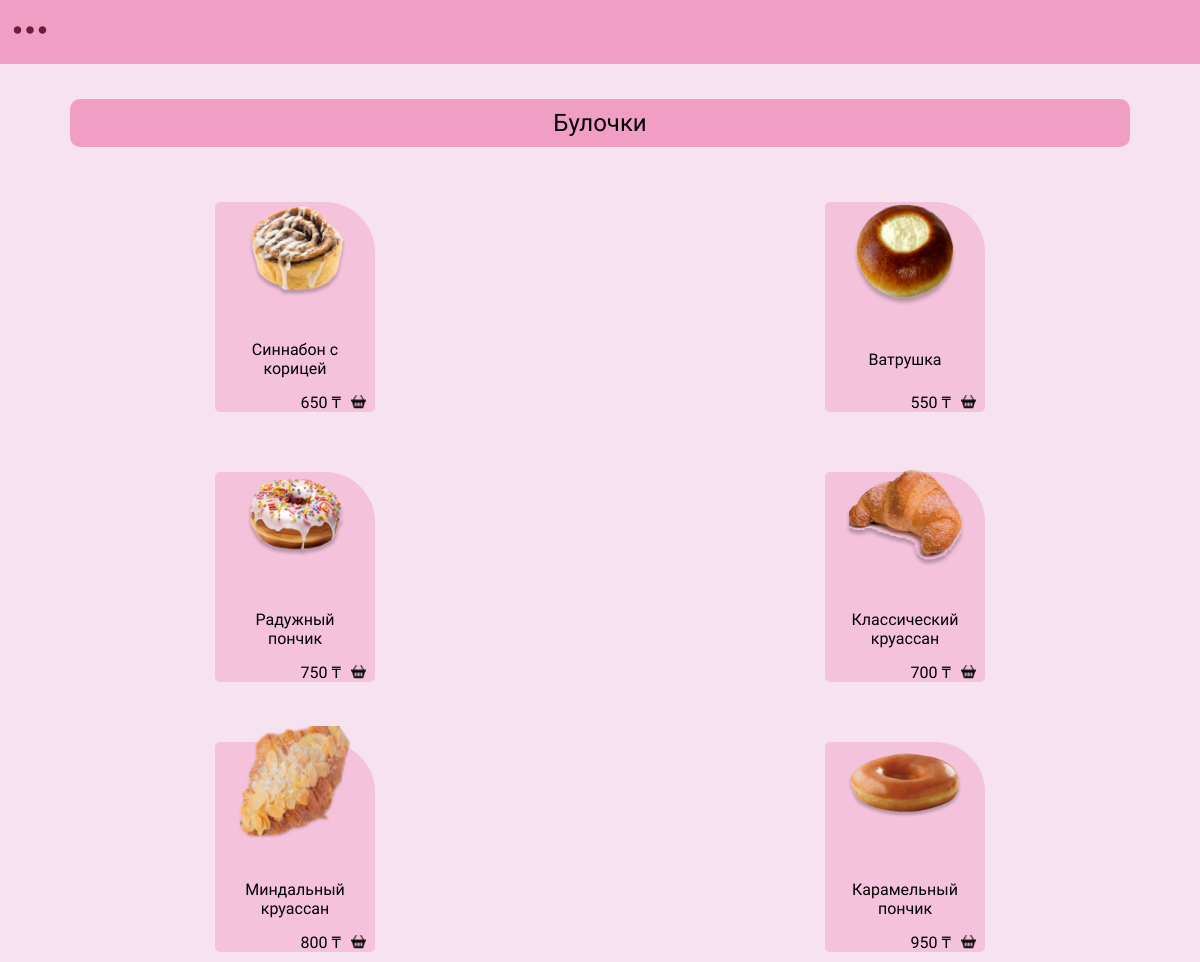
The page /category/bulochki/ on the database its author committed.
### conf_app/models.py (models this page shows, shortened)
class Category(models.Model):
    name = models.CharField("Название категории", max_length=255)
    image = models.ImageField("Изображение", upload_to="categories/images/", default="")
    slug = models.SlugField(unique=True, editable=False, blank=True)
    class Meta:
        verbose_name = "Категория"
        verbose_name_plural = "Категории"

class Product(models.Model):
    title = models.CharField("Название", max_length=255)
    image = models.ImageField("Изображение", upload_to="products/images/", default="")
    category = models.ForeignKey(Category, on_delete=models.CASCADE, verbose_name="Выберите категорию")
    price = models.IntegerField("Цена")
    added_at = models.DateTimeField("Дата и время поступления", default=datetime.now)
    class Meta:
        verbose_name = "Товар"
        verbose_name_plural = "Продукты"

### conf_app/views.py (the view)
# urls.py: path('category/<slug:slug>/', views.category_page, name='category_page'),
def category_page(request, slug):
    category = get_object_or_404(Category, slug=slug)
    products = Product.objects.filter(category=category).order_by('-added_at')
    context = {
        'category': category,
        'products': products,
    }
    return render(request, "./categories/category_page.html", context)

### conf_app/templates/categories/category_page.html (shortened to what this page needs)
{% extends 'base.html' %}
{% load static %}
{% block content %}
<section class="second-block">
    <div class="second-block__header is-pink">
        {{ category.name }}
    </div>
    <div class="container">
        <div class="category-row">
            {% for product in products %}
            <div class="category-item">
                <a href="#" class="add-to-cart" data-product-id="{{ product.id }}">
                    <img src="{{ product.image.url }}" class="category-item__img" />
                    <div class="category-item__body">
                      <span class="category-item__title">{{ product.title }}</span>
                        <div class="price__cart">
                         <p class="category-item__price2">{{ product.price }} &#8376;</p>
                         <img src="{% static './images/cart-icon.png' %}" alt="cart-icon" class="category-item__cart" />
                        </div>
                    </div>
                </a>
            </div>
            {% endfor %}
        </div>
    </div>
</section>
{% endblock %}

### conf_app/static/css/style.css (style rules this page uses)
* { padding: 0; margin: 0; box-sizing: border-box; }
body { font-family: "Marmelad", sans-serif; }
:root { --pink: #F09EC4; --secondary: #6B1D3B; --lower: #ECECEC; --black: #000000; --darkpink: #AD5275; --white: #FFFFFF; --ultrapink:#F6E3EF; }
.container { margin-left: 10px; margin-right: 10px; }
.second-block { min-height: 100vh; background-color: var(--ultrapink); }
.second-block__header { background-color: var(--pink); padding: 10px 20px; border-radius: 10px; font-family: "Orelega One", serif; font-size: 24px; color: var(--black); text-align: center; display: block; margin: 40px 60px; position: relative; top: -15px; }
.category-row { display: grid; grid-template-columns: 1fr 1fr; justify-content: center; gap: 60px; }
.category-item { border: solid rgb(240 158 196 / 48%) 0px; padding: 10px; text-align: center; border-top-right-radius: 50px; border-radius: 5px 50px 5px 5px; text-decoration: none; color: var(--black); background-color: rgb(240 158 196 / 48%) ; display: flex; flex-direction: column; justify-content: center; align-items: center; margin: 0 auto; position: relative; width: 160px; height: 210px; }
.category-item__body { padding: 10px; margin: 0 0 10px; }
.category-item__title { font-size: 16px; font-family: "Marmelad", sans-serif; color: var(--black); display: block; margin: 10px 0; padding-bottom: 10px; }
.category-item__cart { width: 15px; height: 15px; display: block; position: relative; top: 5px; }
.category-item__price2 { font-size: 16px; padding-top: 10px; font-family: "Marmelad", sans-serif; color: var(--black); margin: 5px; }
.category-item__img { justify-self: center; width: 120px; height: 120px; margin: 0 auto; position: relative; top: -10px; }
.price__cart { display: flex; align-items: center; position: absolute; padding: 5px 10px; gap: 5px; right: -1px; bottom: -10px; margin-top: 10px; }
.add-to-cart { text-decoration: none; }

### rows shown on the page
Category: name "Булочки"
Product: image (picture), title "Синнабон с корицей", price "650"
Product: image (picture), title "Ватрушка", price "550"
Product: image (picture), title "Радужный пончик", price "750"
Product: image (picture), title "Классический круассан", price "700"
Product: image (picture), title "Миндальный круассан", price "800"
Product: image (picture), title "Карамельный пончик", price "950"
